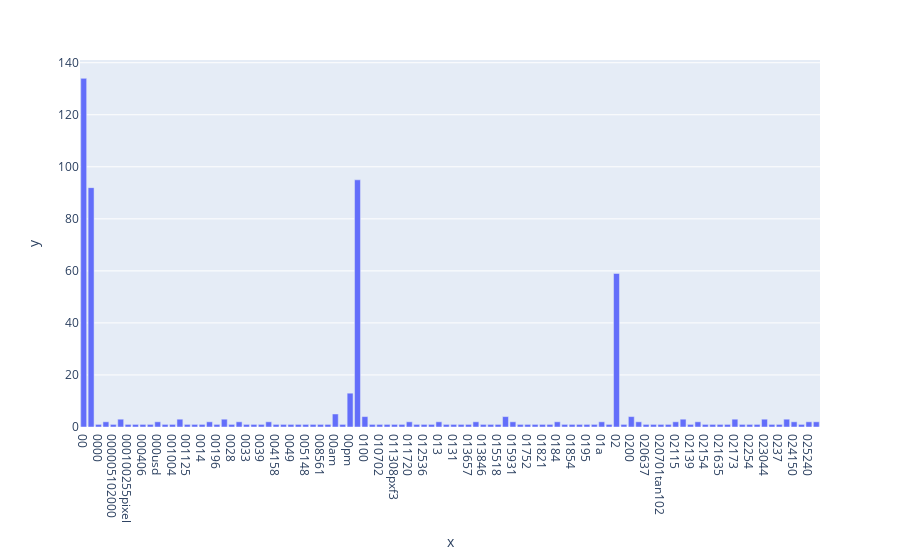

The code cell stored with this chart in its notebook:
### Code cell
# simple plotly interactive bar plot with a 100 records
# https://plotly.com/python/bar-charts/
import plotly.express as px
fig = px.bar(x=count_vect.get_feature_names_out()[:100],y=term_frequencies[:100])
fig.show()

### Figure 1 — Plotly figure (JSON) as saved in the notebook; plotly's stock layout.template omitted (floating-point values rounded to 4 significant figures)
{"data": [{"alignmentgroup": "True", "hovertemplate": "x=%{x}<br>y=%{y}<extra></extra>", "legendgroup": "", "marker": {"color": "#636efa", "pattern": {"shape": ""}}, "name": "", "offsetgroup": "", "orientation": "v", "showlegend": false, "textposition": "auto", "type": "bar", "x": ["00", "000", "0000", "0000001200", "000005102000", "0001", "000100255pixel", "00014", "000406", "0007", "000usd", "0010", "001004", "0010580b", "001125", "001200201pixel", "0014", "001642", "00196", "002", "0028", "003258u19250", "0033", "0038", "0039", "004021809", "004158", "004627", "0049", "00500", "005148", "00630", "008561", "0094", "00am", "00index", "00pm", "01", "0100", "010116", "010702", "011255", "011308pxf3", "011605", "011720", "012019", "012536", "012946", "013", "013034", "0131", "013423tan102", "013657", "0138", "013846", "0150", "015518", "01580", "015931", "01720", "01752", "0179", "01821", "01830", "0184", "01852", "01854", "01890", "0195", "0199", "01a", "01wb", "02", "020", "0200", "020504", "020637", "020646", "020701tan102", "020751", "02115", "02118", "02139", "02142", "02154", "02160", "021635", "021708", "02173", "0223", "02254", "022621tan102", "023044", "0235", "0237", "024103", "024150", "024626", "025240", "025924"], "xaxis": "x", "y": [134, 92, 1, 2, 1, 3, 1, 1, 1, 1, 2, 1, 1, 3, 1, 1, 1, 2, 1, 3, 1, 2, 1, 1, 1, 2, 1, 1, 1, 1, 1, 1, 1, 1, 5, 1, 13, 95, 4, 1, 1, 1, 1, 1, 2, 1, 1, 1, 2, 1, 1, 1, 1, 2, 1, 1, 1, 4, 2, 1, 1, 1, 1, 1, 2, 1, 1, 1, 1, 1, 2, 1, 59, 1, 4, 2, 1, 1, 1, 1, 2, 3, 1, 2, 1, 1, 1, 1, 3, 1, 1, 1, 3, 1, 1, 3, 2, 1, 2, 2], "yaxis": "y"}], "layout": {"barmode": "relative", "legend": {"tracegroupgap": 0}, "margin": {"t": 60}, "xaxis": {"anchor": "y", "domain": [0, 1], "title": {"text": "x"}}, "yaxis": {"anchor": "x", "domain": [0, 1], "title": {"text": "y"}}}}
